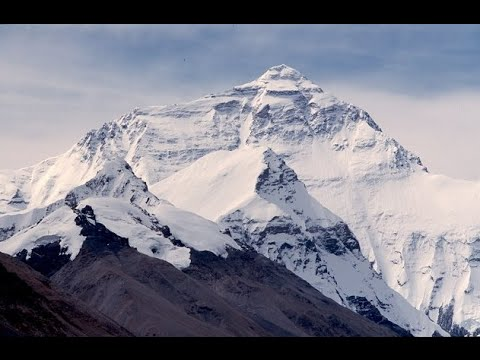
#> input picture scratch/train/00001.jpg, 480 x 360 px; its folder holds only this picture in this run
$ python addResize.py   (older library calls are emulated)
#> lines starting #> are read from the running program, lines starting #| are printed output that depends on the picture
import time
import numpy as np
import h5py
import scipy
from PIL import Image
from pathlib import Path
import cv2

def make_square(path_to_img):
    '''
        thanks to stephen rauch, jdhao
    '''
#> called with path_to_img = 'train//00001.jpg'
    desired_size = 64
    im_pth = path_to_img
    im = Image.open(im_pth)
#> im is the input picture: PIL image 480x360 RGB; mean R, G, B 126.1, 126.3, 138.3
    old_size = im.size  # old_size[0] is in (width, height) format
#> old_size = (480, 360)
    ratio = float(desired_size)/max(old_size)
#> ratio = 0.133
    new_size = tuple([int(x*ratio) for x in old_size])
#> new_size = (64, 48)
    # use thumbnail() or resize() method to resize the input image
    # thumbnail is a in-place operation
    # im.thumbnail(new_size, Image.ANTIALIAS)
    im = im.resize(new_size, Image.ANTIALIAS)
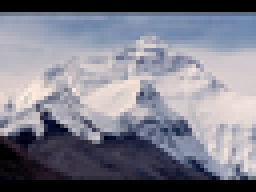
#> im: PIL image 64x48 RGB (shown 4 times larger); mean R, G, B 126.2, 126.4, 138.3
    # create a new image and paste the resized on it
    new_im = Image.new("RGB", (desired_size, desired_size))
#> new_im: PIL image 64x64 RGB; every value is 0
    new_im.paste(im, ((desired_size-new_size[0])//2,
                        (desired_size-new_size[1])//2))
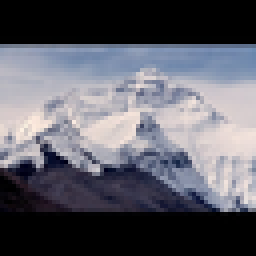
#> new_im: PIL image 64x64 RGB (shown 4 times larger); mean R, G, B 94.6, 94.8, 103.8
    return new_im

for itr in range(1,52):
    if Path("train//{}.jpg".format(str(itr).zfill(5))).is_file():
        imsq = make_square("train//{}.jpg".format(str(itr).zfill(5)))
        imsq.save("train//square{}.jpg".format(str(itr)))


for itr in range(1,23):
    if Path("test//{}.jpg".format(str(itr))).is_file():
        imsq = make_square("test//{}.jpg".format(str(itr)))
        imsq.save("test//square{}.jpg".format(str(itr)))
